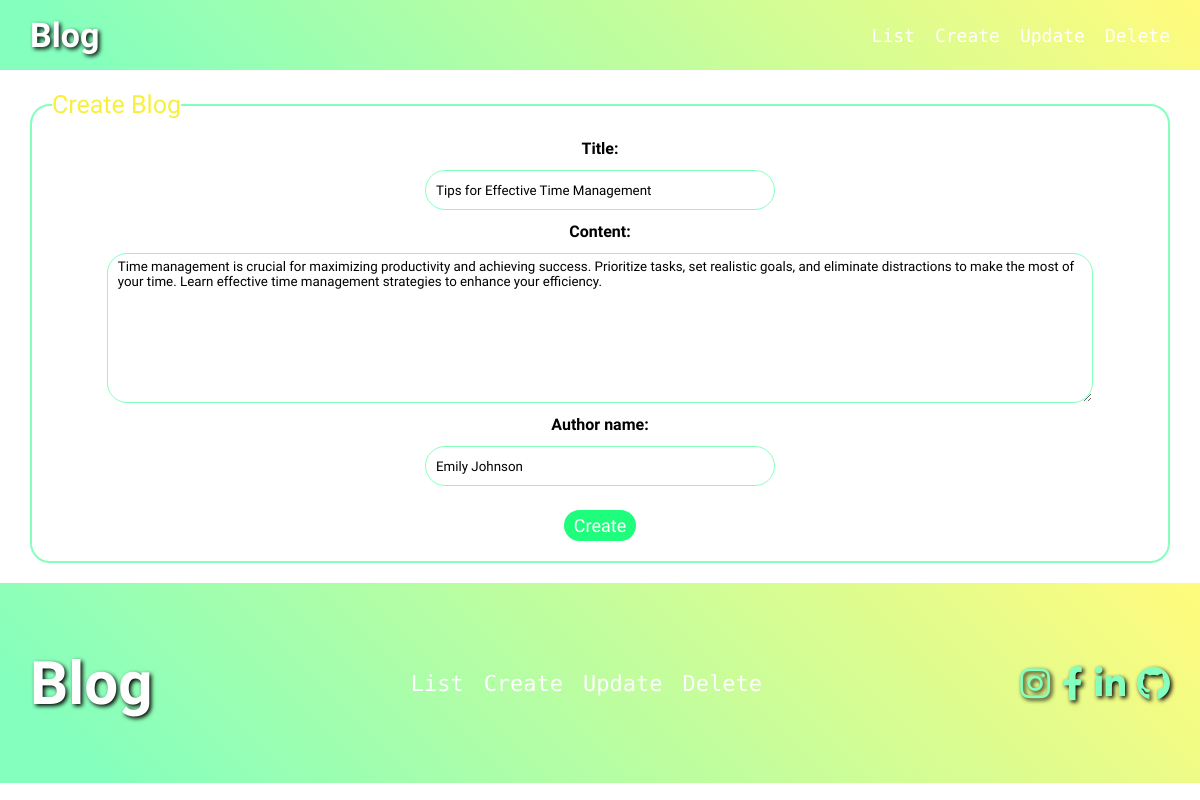
Screenshot of /update/2 with the database file from the repository.
### app/models.py (models this page shows, shortened)
class Blog(models.Model):
    title = models.CharField(max_length=255)
    content = models.TextField()
    created_at = models.DateTimeField(auto_now_add=True)
    updated_at = models.DateTimeField(auto_now=True)
    author_name = models.CharField(max_length=255)

### app/views.py (the view)
# urls.py: path('update/<int:id>' , update_view , name='update'),
def update_view(request, id):
    blog = get_object_or_404(Blog, id=id)
    form = BlogForm(instance=blog)
    if request.method == 'POST':
        form = BlogForm(request.POST , instance=blog)
        if form.is_valid():
            form.save()
            return redirect('list')
    context = {
        "form": form,
    }
    return render(request, 'pages/update.html', context)

### app/forms.py
class BlogForm(forms.ModelForm):
    class Meta:
        model = Blog
        fields = ('title','content','author_name')

### templates/pages/update.html (shortened to what this page needs)
{% extends 'base.html' %} {% block 'body' %}
<div class="container">
  <form class="create" method="POST">
    <fieldset>
      <legend>Create Blog</legend>
      {{form}}
      <button type="submit" class="save">Create</button>
    </fieldset>
  </form>
</div>
{% endblock %}

### static/style.css (style rules this page uses)
* { margin: 0; padding: 0; list-style-type: none; text-decoration: none; box-sizing: border-box; }
body { background-color: #fff; }
.container { width: 1140px; max-width: 95%; margin: 0 auto; }
:root { --cards-per-row: 3; --cards-gap: 20px; }
form { margin: 20px 0; text-align: center; }
label { font-family: "Tsukimi Rounded", sans-serif; font-weight: 600; }
form fieldset { border: 2px solid #85ffbd; border-radius: 20px; display: flex; flex-direction: column; align-items: center; gap: 12px; padding: 20px; }
form legend { text-align: left; font-family: "Cherry Bomb One", cursive; color: #f7f03e; font-size: 25px; }
.create input { font-family: "Tsukimi Rounded", sans-serif; width: 350px; height: 40px; padding: 5px 10px; border: 1px solid #85ffbd; border-radius: 20px; outline: none; }
.create textarea { font-family: "Tsukimi Rounded", sans-serif; width: 90%; height: 150px; padding: 5px 10px; border: 1px solid #85ffbd; border-radius: 20px; outline: none; }
.save { width: max-content; margin-top: 12px; padding: 5px 10px; background-color: #1efd7b; color: #fff; font-size: 18px; font-family: "Tsukimi Rounded", sans-serif; border: none; border-radius: 20px; cursor: pointer; }

### rows the page displays
Blog: title "Tips for Effective Time Management", content "Time management is crucial for maximizing productivity and achieving success. Prioritize tasks, set realistic goals, and eliminate distractions to make the most of your time. Learn effective time management strategies to enhance your efficiency.", author_name "Emily Johnson"
